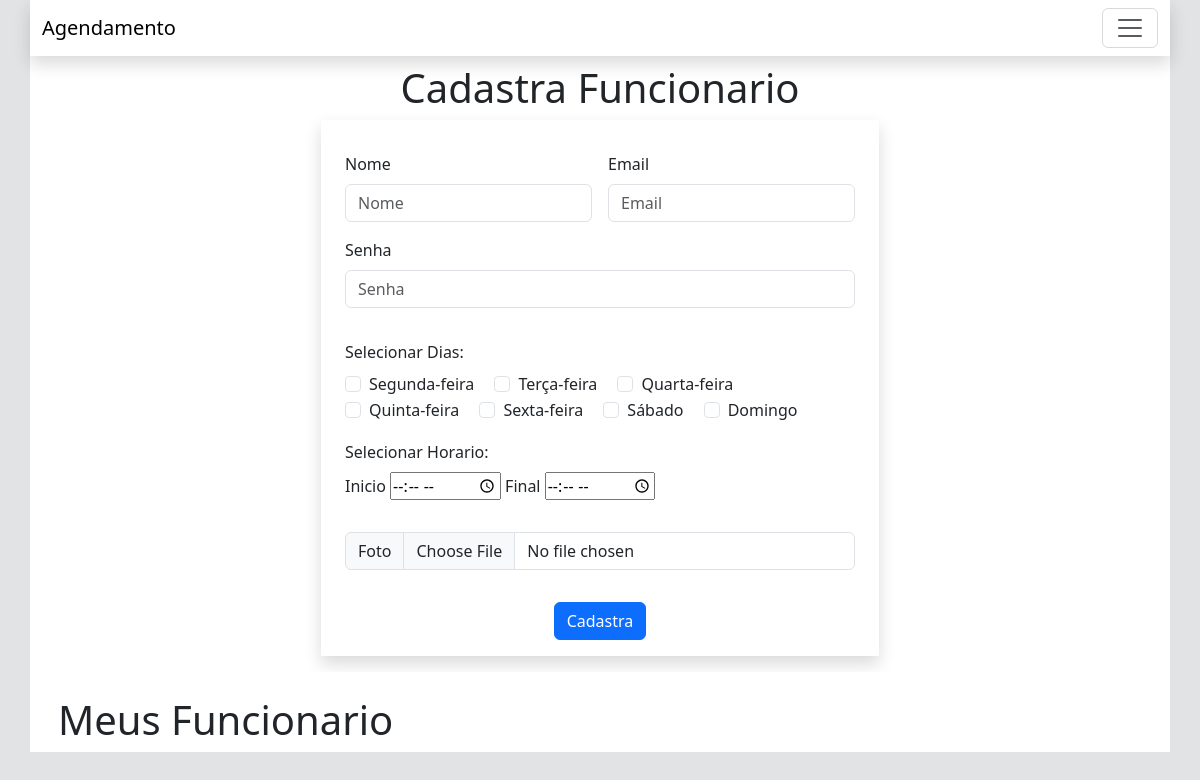
Page /cadastrar-funcionario/ (signed in) on the committed database.
### agenda/models.py (models this page shows)
class Dia(models.Model):
    id = models.AutoField(primary_key=True)
    nome = models.CharField(max_length=30)

### agenda/views.py (the view, shortened to what this page needs)
# urls.py: path('cadastrar-funcionario/', views.cadastrarFuncionario, name='cadastrarFuncionario'),
def cadastrarFuncionario(request):
    dias = models.Dia.objects.all()
    empresas = models.Empresa.objects.filter(gerente_id=request.user.pk, status=True)
    servicos = models.Servico.objects.filter(empresa_id__in=empresas, status=True)
    funcionarios = models.EmpresaFuncionario.objects.filter(empresa_id__in=empresas, funcionario__status=True)
    return render(request, 'agenda/cadastrar-funcionario.html', {
        'empresas': empresas,
        'dias': dias,
        'servicos': servicos,
        'funcionarios': funcionarios})

### agenda/templates/agenda/cadastrar-funcionario.html (shortened to what this page needs)
{% extends 'global/base.html' %}
{% load static %}
{% block 'head' %}
<link href="{% static 'agenda/css/login.css' %}" rel="stylesheet">
{% endblock 'head' %}
{% block 'conteudo' %}
{% include 'global/menu.html' %}
<section class="p-0 bg-secondary-subtle">
    <div class="container pb-3 h-100 bg-white">
        <h1 class="text-center pt-2">Cadastra Funcionario</h1>
        <form action="{% url 'agenda:cadastrarFuncionario' %}" method="POST" class="row g-3 w-50 m-auto p-3 shadow" enctype="multipart/form-data">
            <div class="col-md-6">
                <label for="nome" class="form-label">Nome</label>
                <input type="text" class="form-control" name="nome" id="nome" placeholder="Nome" required>
            </div>
            <div class="col-md-6">
                <label for="email" class="form-label">Email</label>
                <input type="email" class="form-control" id="email" name="email" placeholder="Email" required>
            </div>
            <div class="col-12">
                <label for="password" class="form-label">Senha</label>
                <input type="password" class="form-control" id="password" name="password" placeholder="Senha" required>
            </div>
            <div class="col-12">
                {% if dias %}
                <div>
                    <label class="form-label">Selecionar Dias:</label>
                </div>
                    {% for dia in dias %}
                        <div class="form-check form-check-inline">
                            <input class="form-check-input" type="checkbox" name="idDia" id="iddia{{ dia.pk }}" value="{{ dia.pk }}">
                            <label class="form-check-label" for="idDia{{ dia.pk }}">{{ dia.nome }}</label>
                        </div>
                    {% endfor %}
                {% endif %}
            </div>
            <div class="col-12">
                <div>
                    <label class="form-label">Selecionar Horario:</label>
                </div>
                <label class="" for="">Inicio</label>
                <input class="" type="time" name="horaInicial" id="horaInicial" required>
                <label class="" for="">Final</label>
                <input class="" type="time" name="horaFinal" id="horaFinal" required>
            </div>
            <div class="col-md-12">
                <div class="input-group mb-3">
                    <label class="input-group-text" for="foto">Foto</label>
                    <input type="file" class="form-control" name="foto" id="foto" required>
                </div>
            </div>
            <div class="col-12 d-flex justify-content-center">
                <button type="submit" class="btn btn-primary">Cadastra</button>
            </div>
        </form>
    </div>
    <div class="container pt-4 h-100 bg-white">
        <h1 class="ms-3">Meus Funcionario</h1>
    </div>
</section>
{% endblock 'conteudo' %}

### rows in the picture
Dia: nome "Segunda-feira"
Dia: nome "Terça-feira"
Dia: nome "Quarta-feira"
Dia: nome "Quinta-feira"
Dia: nome "Sexta-feira"
Dia: nome "Sábado"
Dia: nome "Domingo"
